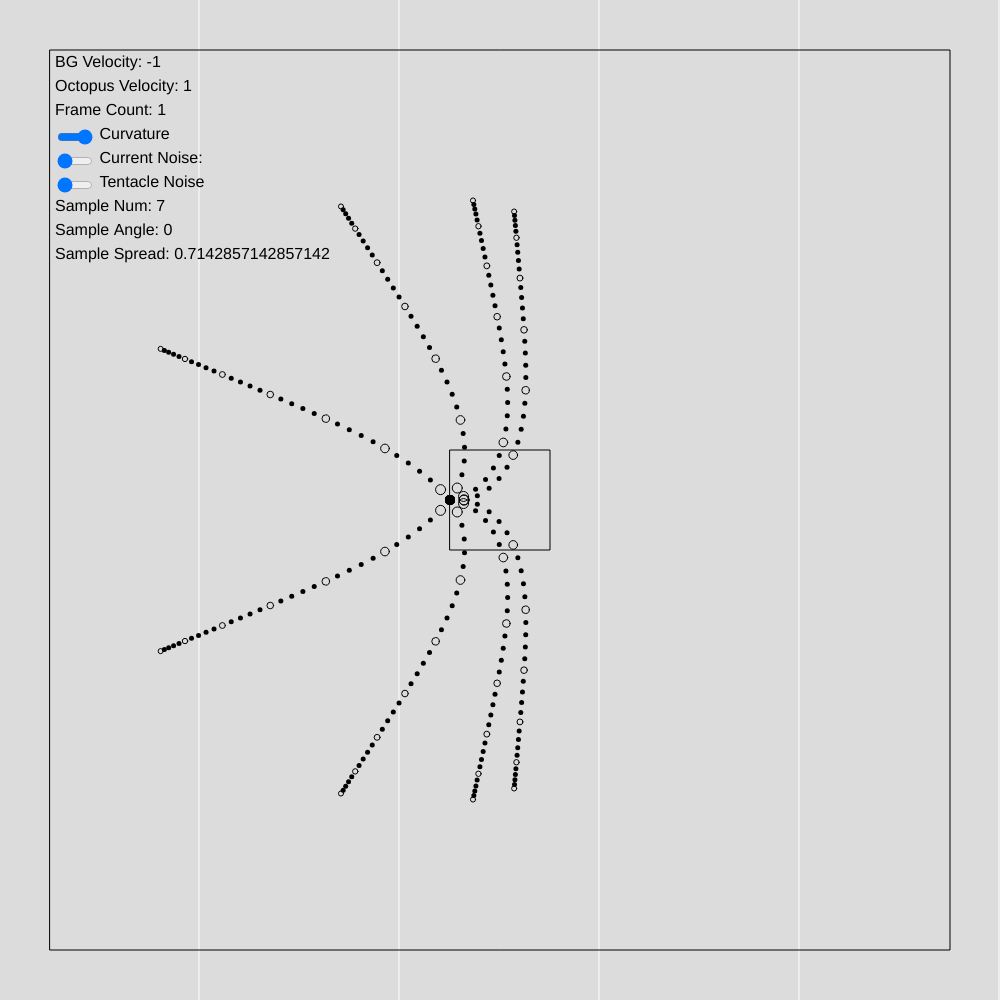
Frame 1 (no input)
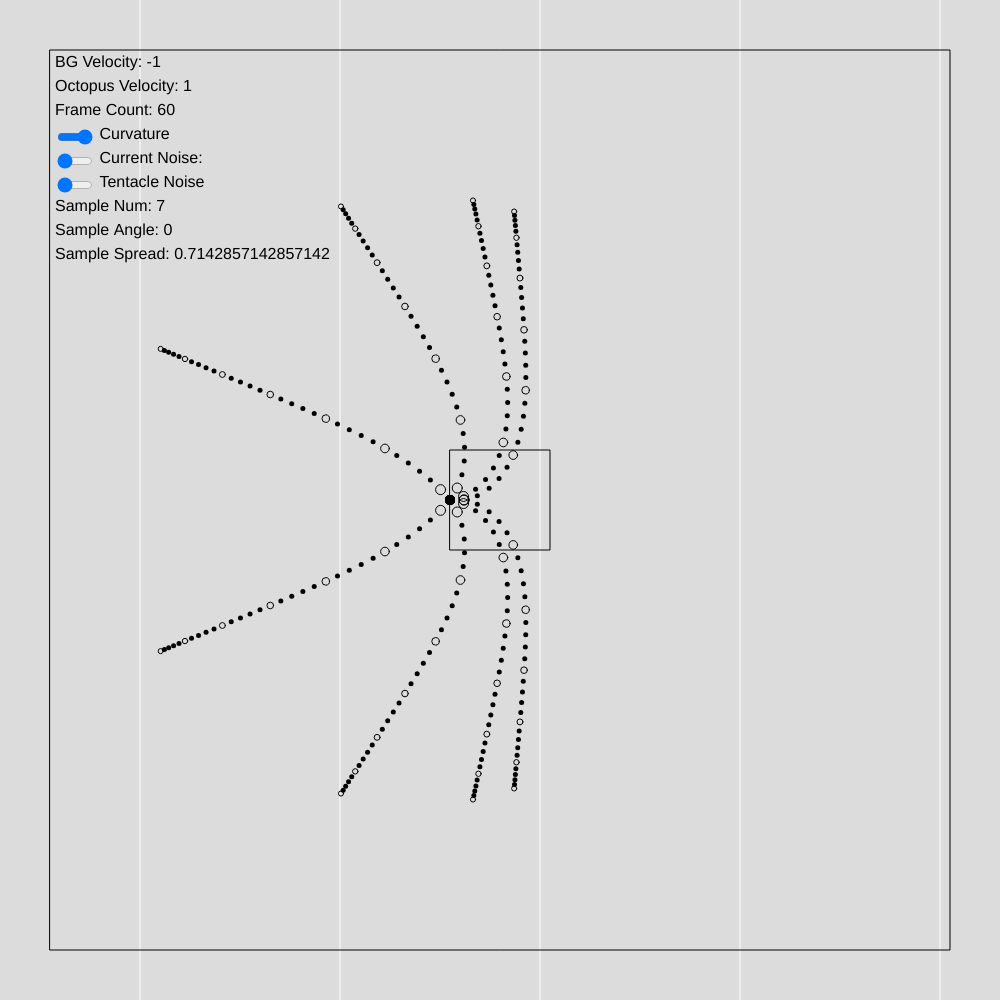
Frame 60 (no input)
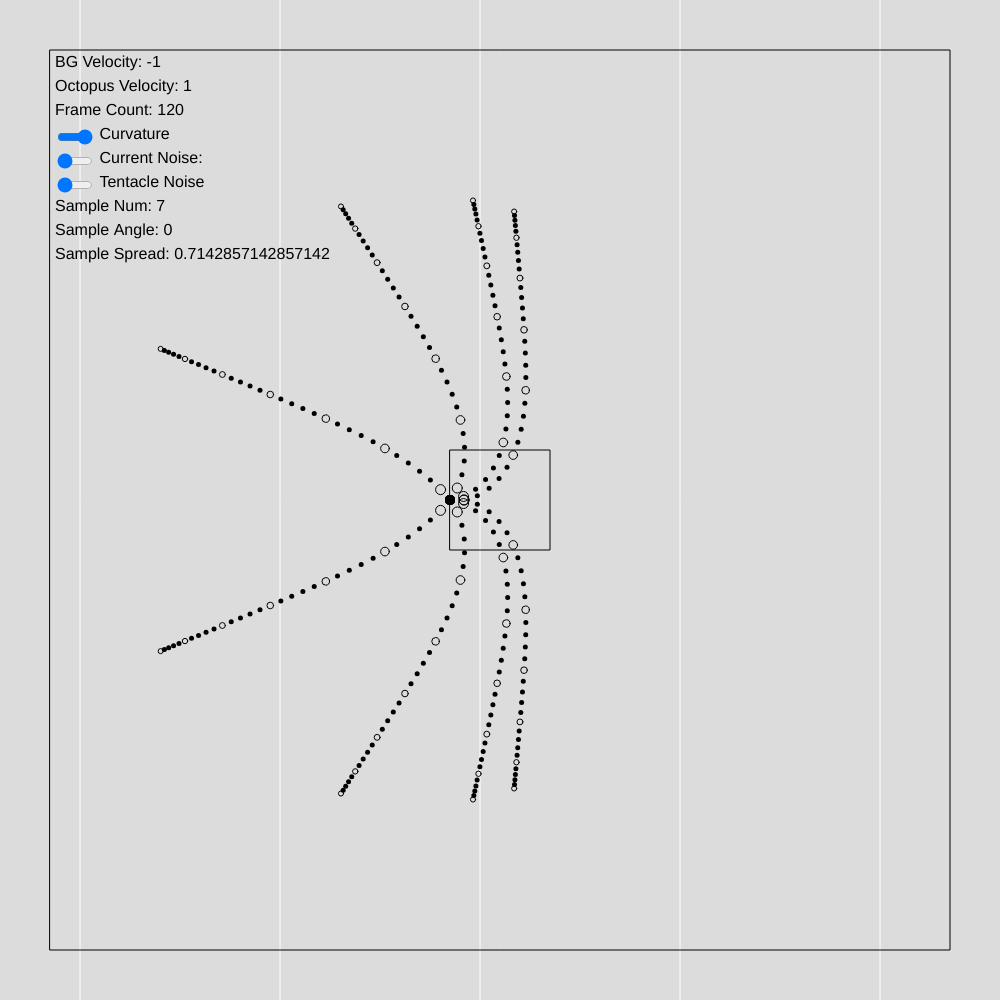
Frame 120 (the mouse pressed at the canvas centre since frame 60)

The p5.js sketch that drew these frames (run headless with seeded random() and noise() and a simulated clock; from frame 60 on, the mouse is pressed at the canvas centre):

// p5.js sketch
// ── sketch.js
var w = 1000;
var curvatureSlider;
var currentNoiseSlider;
var tentacleNoiseSlider;

function setup() {
  createCanvas(w, w);

  curvatureSlider = createSlider(0, 1, 1, 1);
  curvatureSlider.position(55, 55 + 24 * 3);
  curvatureSlider.style('width', '36px');

  currentNoiseSlider = createSlider(0, 1, 0, 1);
  currentNoiseSlider.position(55, 55 + 24 * 4);
  currentNoiseSlider.style('width', '36px');

  tentacleNoiseSlider = createSlider(0, 1, 0, 1);
  tentacleNoiseSlider.position(55, 55 + 24 * 5);
  tentacleNoiseSlider.style('width', '36px');

}

var velocity = {
  bg: -1,
  oct: 1
}

function draw() {
  frameRate(24);
  angleMode(DEGREES);
  background(220);

  translate(w / 2, w / 2);

  ///// ///// DISPLAY ///// /////
  ///// GRID /////
  noFill();
  stroke(255);
  var gridW = 200;
  for (var g = 0; g < int(w / gridW); g++) {
    var gy = (frameCount * velocity.bg - g * gridW) % w + w / 2;
    line(gy, -w / 2, gy, w / 2);
  }
  
  ///// NOISE /////
  
  
  ///// BODY /////
  noFill();
  stroke(0);
  var body = {
    size: 100,
    x: frameCount * (velocity.oct + velocity.bg),
    y: 0
  }
  square(body.x - body.size / 2, -body.size / 2, body.size);

  ///// TENTACLES /////
  noStroke();
  fill(0);

  var tentacle = {
    num: 8,
    dotDistMin: 4,
    dotDistMax: 10,
    dotNum: 30,
    startX: -body.size / 2,
    startY: 0,
    startAngleMax: 90,
    tailAngleMax: -5,
    samples: [],
    sampleSize: 5,
    sampleAngle: 0,
    sampleSpread: 0
  }
  tentacle.sampleNum = tentacle.dotNum / tentacle.sampleSize + 1;
  var sampleWeightSum = 0;

  ///// GET DOTS /////
  for (var t = 0; t < tentacle.num; t++) {
    var multiplier = round(t / tentacle.num) * 2 - 1;
    var spreadRatio = t / (tentacle.num / 2 - 0.5) - 1; //linear
    spreadRatio = multiplier * (1-pow(abs(spreadRatio)-1, 2));

    var startAngle = spreadRatio * tentacle.startAngleMax;
    var tailAngle = spreadRatio * tentacle.tailAngleMax;
    var dot = {
      prevX: tentacle.startX,
      prevY: tentacle.startY,
      prevR: startAngle
    }

    noStroke();
    fill(0);
    ellipse(dot.prevX, dot.prevY, 10, 10);

    for (var d = 0; d <= tentacle.dotNum; d++) {
      ///// EXPO EQTN
      var ratio = d / tentacle.dotNum;
      var expoDist = tentacle.dotDistMin + tentacle.dotDistMax * (1 - pow(ratio, 2));
      var curvature = (startAngle - tailAngle) * (pow(ratio - 1, 6)) + tailAngle;

      var rot = 90 * spreadRatio;//multiplier; //spreadRatio;
      var currentNoise = 1;
      var tentacleNoise = 1;

      ///// SET DOT
      dot.r = curvature + rot;
      dot.x = dot.prevX - expoDist * cos(dot.r); // negative for backward
      dot.y = dot.prevY + expoDist * sin(dot.r);

      ///// SAMPLING
      noStroke();
      fill(0);
      var dotSize = 5;

      if (d % tentacle.sampleSize == 0) {
        stroke(0);
        noFill();
        var sampleCount = d / tentacle.sampleSize;
        var sampleWeight = pow(sampleCount / tentacle.sampleNum - 1, 2);
        sampleWeightSum = sampleWeightSum + sampleWeight;
        dotSize = dotSize * (1 + sampleWeight);

        tentacle.sampleAngle = tentacle.sampleAngle + rot * sampleWeight;
        tentacle.sampleSpread = tentacle.sampleSpread + abs(rot) * sampleWeight;

      }



      ///// DOT PREVIEW
      ellipse(dot.x, dot.y, dotSize, dotSize);

      ///// MOVE CUR TO PREV
      dot.prevX = dot.x;
      dot.prevY = dot.y;
      dot.prevR = dot.r;

      ///// DOT END
    }
    ///// TENTACLE END
  }
  tentacle.sampleAngle = int(tentacle.sampleAngle / 90 / sampleWeightSum);
  tentacle.sampleSpread = tentacle.sampleSpread / 90 / sampleWeightSum;

  ///// FRAME /////
  noFill();
  stroke(0);
  square(-w / 2 + 50, -w / 2 + 50, w - 100);

  ///// DESCRIPTION /////
  noStroke();
  fill(0);
  textAlign(LEFT, TOP);
  textSize(16);
  textLeading(24);
  text("BG Velocity: " + velocity.bg +
    "\nOctopus Velocity: " + velocity.oct +
    "\nFrame Count: " + frameCount +
    "\n\t\t\t\t\tCurvature" +
    "\n\t\t\t\t\tCurrent Noise: " +
    "\n\t\t\t\t\tTentacle Noise" +
    "\nSample Num: " + tentacle.sampleNum +
    "\nSample Angle: " + tentacle.sampleAngle +
    "\nSample Spread: " + tentacle.sampleSpread,
    -w / 2 + 55, -w / 2 + 55);

  ///// BG END
}
